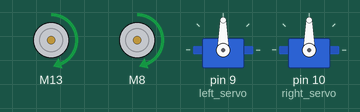
A sketch run on a simulated Arduino Uno, built with avr-gcc and run on an emulated ATmega328P. Shown: 2 × DC motor (green arrow = forward, orange = backward, longer = faster), 2 × servo. Random numbers use the default seed unless the sketch sets one.

Above: at 1.05 s.
At 3.05 s:
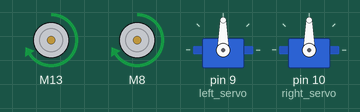
At 4.25 s:
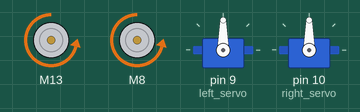
At 7.5 s:
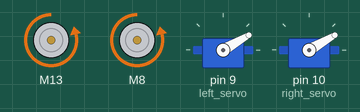
At 10.75 s:
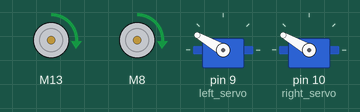
At 14.0 s:
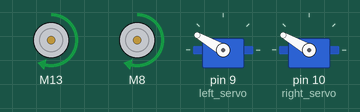
Timing chart, 0 to 17.9 s (numbered marks = the images above):
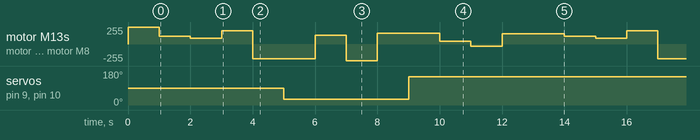

Measured:
- by itself, servo on pin 9 (left_servo), servo on pin 10 (right_servo): alternates 150° for 9.0 s and 30° for 4.0 s
- by itself, motor M13, motor M8: repeats every 13.0 s: forward 115/255 1.0 s, forward 85/255 1.0 s, forward 199/255 1.0 s, backward 218/255 2.0 s, forward 128/255 1.0 s, backward 248/255 1.0 s, forward 161/255 2.0 s, forward 45/255 1.0 s, backward 32/255 1.0 s, forward 152/255 2.0 s

The sketch:

sketch_may12a.ino
```cpp
#include <HCSR04.h>
#include <Servo.h>
#include <L298NX2.h>
#include <stdio.h>      /* printf, scanf, puts, NULL */
#include <stdlib.h>     /* srand, rand */
#include <time.h>       /* time */

using namespace std;

//Initialize motors

const unsigned int EN_A = 11;
const unsigned int IN1_A = 13;
const unsigned int IN2_A = 12;

const unsigned int IN1_B = 8;
const unsigned int IN2_B = 7;
const unsigned int EN_B = 5;

L298NX2 motors(EN_A, IN1_A, IN2_A, EN_B, IN1_B, IN2_B);

//Initialize servos

Servo left_servo;
Servo right_servo;

//Initialize distance sensor
const byte triggerPin = 2;
const byte echoPin = 3;
UltraSonicDistanceSensor distanceSensor(triggerPin, echoPin);

//Testing only
const unsigned int testing_time = 1000;

char instruction[12] = "FFFBLFBFRFBF";
int amount[12] = {
  115,
  85,
  199,
  218,
  30,
  128,
  248,
  161,
  150,
  45,
  32,
  152
};
int iterator = 0;

int rng(int limit)
{
  return random() % (limit + 1);
}

void printSomeInfo()
{
  Serial.print("Motor A is moving = ");
  Serial.print(motors.isMovingA() ? "YES" : "NO");
  Serial.print(" at speed = ");
  Serial.println(motors.getSpeedA());
  Serial.print("Motor B is moving = ");
  Serial.print(motors.isMovingB() ? "YES" : "NO");
  Serial.print(" at speed = ");
  Serial.println(motors.getSpeedB());
}

void setup() {
  // Used to display information
  Serial.begin(9600);
  srand(time(NULL));

  // Wait for Serial Monitor to be opened
  while (!Serial)
  {
    //do nothing
  }
  //Initialize motors
  motors.setSpeed(255); //Remember it's a 0-255 range
  motors.forward();
  delay(testing_time);
  //Initialize servos (for some reason, the person who made this library made it so that servos can oly attach to pins 9 and 10. Fucking dickhead)
  left_servo.attach(9);
  left_servo.write(90);
  right_servo.attach(10);
  right_servo.write(90);
}

void loop() {
  // put your main code here, to run repeatedly:
  motors.setSpeed(255); //Remember it's a 0-255 range
  switch(instruction[iterator])
  {
    case 'F':
      motors.setSpeed(amount[iterator]);
      motors.forward();
      break;
    case 'B':
      motors.setSpeed(amount[iterator]);
      motors.backward();
      break;
    case 'L':
      left_servo.write(amount[iterator]);
      right_servo.write(amount[iterator]);
      break;
    case 'R':
      left_servo.write(amount[iterator]);
      right_servo.write(amount[iterator]);
      break;
  }
  iterator++;
  if(iterator > 12) iterator = 0;
  delay(testing_time);
}
```
